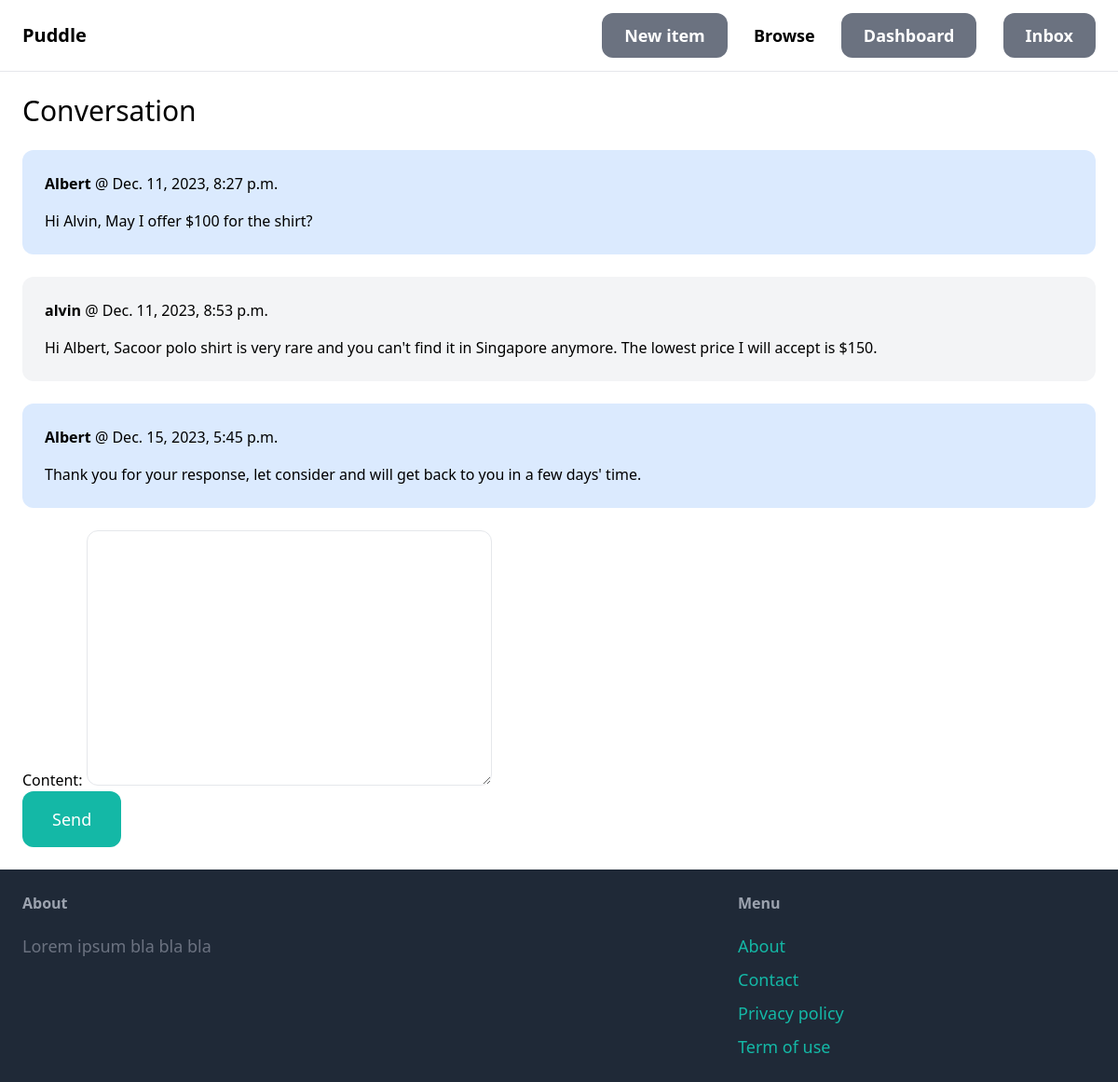
The app's page /inbox/3/ (signed in) with its own data.
### conversation/models.py (models this page shows)
class ConversationMessage(models.Model):
    conversation = models.ForeignKey(
        Conversation, related_name="messages", on_delete=models.CASCADE
    )
    content = models.TextField()
    created_at = models.DateTimeField(auto_now_add=True)
    created_by = models.ForeignKey(
        User, related_name="created_messages", on_delete=models.CASCADE
    )

### conversation/views.py (the view)
# urls.py: path("<int:pk>/", views.detail, name="detail"),
@login_required
def detail(request, pk):
    conversation = Conversation.objects.filter(members__in=[request.user.id]).get(pk=pk)
    if request.method == "POST":
        form = ConversationMessageForm(request.POST)
        if form.is_valid():
            conversation_message = form.save(commit=False)
            conversation_message.conversation = conversation
            conversation_message.created_by = request.user
            conversation_message.save()
            conversation.save()
            return redirect("conversation:detail", pk=pk)
    else:
        form = ConversationMessageForm()
    return render(
        request,
        "conversation/detail.html",
        {"conversation": conversation, "form": form},
    )

### conversation/forms.py
class ConversationMessageForm(forms.ModelForm):
    class Meta:
        model = ConversationMessage
        fields = ("content",)
        widgets = {
            "content": forms.Textarea(
                attrs={"class": "w=full px-6 py-4 rounded-xl border"}
            )
        }

### conversation/templates/conversation/detail.html (shortened to what this page needs)
{% extends 'core/base.html' %}
{% block content %}
<h1 class="mb-6 text-3xl">Conversation</h1>
<div class="space-y-6">
    {% for message in conversation.messages.all %}
        <div class="p-6 flex {% if message.created_by == request.user %}bg-blue-100{% else %}bg-gray-100 {% endif %} rounded-xl">
            <div>
                <p class="mb-4"><strong>{{ message.created_by.username }}</strong> @ {{message.created_at }}</p>
                <p>{{ message.content }}</p>
            </div>
        </div>
    {% endfor %}
</div>
<form method="post" action="." class="mt-6">
    {{ form.as_p }}
    <button class="px-8 py-4 text-lg bg-teal-500 hover:bg-teal-700 rounded-xl text-white">Send</button>
</form>
{% endblock %}

### records on screen
ConversationMessage: created_by.username "Albert", created_at "Dec. 11, 2023, 8:27 p.m.", content "Hi Alvin, May I offer $100 for the shirt?"
ConversationMessage: created_by.username "alvin", created_at "Dec. 11, 2023, 8:53 p.m.", content "Hi Albert, Sacoor polo shirt is very rare and you can't find it in Singapore anymore. The lowest price I will accept is $150."
ConversationMessage: created_by.username "Albert", created_at "Dec. 15, 2023, 5:45 p.m.", content "Thank you for your response, let consider and will get back to you in a few days' time."
